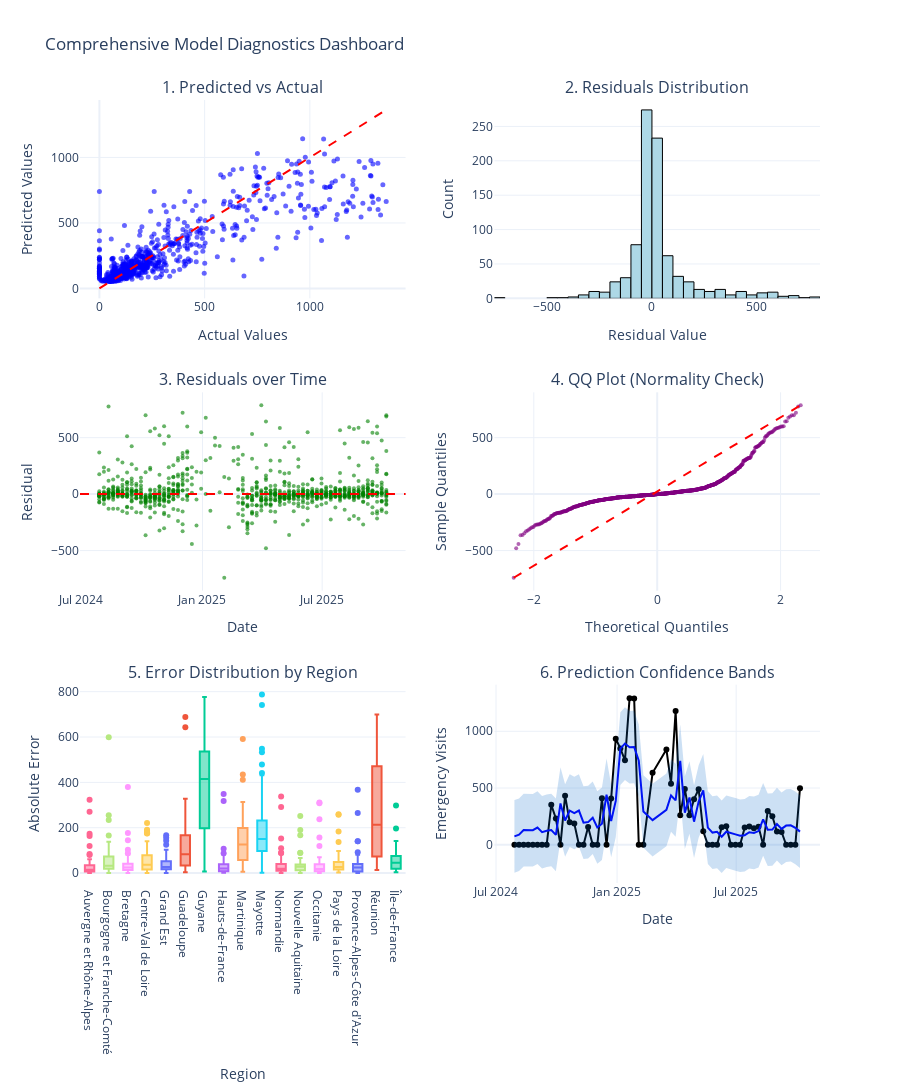

The notebook cell saved with this chart:
### Code cell
if XGB_AVAILABLE and df is not None and target_col and 'pred_xgb' in test.columns:
    print(" Creating Advanced Diagnostic Visualizations...\n")
    
    from scipy import stats
    
    # Create a comprehensive diagnostic dashboard
    fig = make_subplots(
        rows=3, cols=2,
        subplot_titles=(
            '1. Predicted vs Actual',
            '2. Residuals Distribution',
            '3. Residuals over Time',
            '4. QQ Plot (Normality Check)',
            '5. Error Distribution by Region',
            '6. Prediction Confidence Bands'
        ),
        specs=[
            [{'type': 'scatter'}, {'type': 'histogram'}],
            [{'type': 'scatter'}, {'type': 'scatter'}],
            [{'type': 'box'}, {'type': 'scatter'}]
        ],
        vertical_spacing=0.12,
        horizontal_spacing=0.12
    )
    
    # 1. Predicted vs Actual (Perfect prediction line)
    fig.add_trace(
        go.Scatter(
            x=y_test.values, 
            y=test_pred,
            mode='markers',
            marker=dict(color='blue', size=5, opacity=0.6),
            name='Predictions',
            showlegend=False
        ),
        row=1, col=1
    )
    
    # Perfect prediction line (45-degree)
    min_val = min(y_test.min(), test_pred.min())
    max_val = max(y_test.max(), test_pred.max())
    fig.add_trace(
        go.Scatter(
            x=[min_val, max_val],
            y=[min_val, max_val],
            mode='lines',
            line=dict(color='red', dash='dash', width=2),
            name='Perfect Prediction',
            showlegend=False
        ),
        row=1, col=1
    )
    
    # 2. Residuals Distribution (should be normal)
    residuals = y_test.values - test_pred
    fig.add_trace(
        go.Histogram(
            x=residuals,
            nbinsx=50,
            marker=dict(color='lightblue', line=dict(color='black', width=1)),
            name='Residuals',
            showlegend=False
        ),
        row=1, col=2
    )
    
    # 3. Residuals over Time (should be random)
    test_with_residuals = test.copy()
    test_with_residuals['residuals'] = residuals
    test_sorted = test_with_residuals.sort_values('date')
    
    fig.add_trace(
        go.Scatter(
            x=test_sorted['date'],
            y=test_sorted['residuals'],
            mode='markers',
            marker=dict(color='green', size=4, opacity=0.6),
            name='Residuals',
            showlegend=False
        ),
        row=2, col=1
    )
    
    # Add zero line
    fig.add_hline(y=0, line_dash='dash', line_color='red', row=2, col=1)
    
    # 4. QQ Plot (Quantile-Quantile for normality check)
    theoretical_quantiles = stats.norm.ppf(np.linspace(0.01, 0.99, len(residuals)))
    sample_quantiles = np.sort(residuals)
    
    fig.add_trace(
        go.Scatter(
            x=theoretical_quantiles,
            y=sample_quantiles,
            mode='markers',
            marker=dict(color='purple', size=4, opacity=0.6),
            name='QQ Plot',
            showlegend=False
        ),
        row=2, col=2
    )
    
    # QQ reference line
    fig.add_trace(
        go.Scatter(
            x=[theoretical_quantiles.min(), theoretical_quantiles.max()],
            y=[sample_quantiles.min(), sample_quantiles.max()],
            mode='lines',
            line=dict(color='red', dash='dash'),
            showlegend=False
        ),
        row=2, col=2
    )
    
    # 5. Error Distribution by Region (Box plot)
    test_with_errors = test.copy()
    test_with_errors['abs_error'] = np.abs(residuals)
    
    for region in test_with_errors['region'].unique():
        region_errors = test_with_errors[test_with_errors['region'] == region]['abs_error']
        fig.add_trace(
            go.Box(
                y=region_errors,
                name=region,
                showlegend=False
            ),
            row=3, col=1
        )
    
    # 6. Prediction Confidence Bands (time series with uncertainty)
    sample_region = test['region'].value_counts().index[0]
    test_sample = test[test['region'] == sample_region].sort_values('date')
    sample_residuals_std = residuals.std()
    
    fig.add_trace(
        go.Scatter(
            x=test_sample['date'],
            y=test_sample[target_col],
            mode='lines+markers',
            name='Actual',
            line=dict(color='black', width=2),
            showlegend=False
        ),
        row=3, col=2
    )
    
    fig.add_trace(
        go.Scatter(
            x=test_sample['date'],
            y=test_sample['pred_xgb'],
            mode='lines',
            name='Predicted',
            line=dict(color='blue', width=2),
            showlegend=False
        ),
        row=3, col=2
    )
    
    # Confidence bands (±2σ)
    fig.add_trace(
        go.Scatter(
            x=test_sample['date'],
            y=test_sample['pred_xgb'] + 2*sample_residuals_std,
            mode='lines',
            line=dict(width=0),
            showlegend=False,
            hoverinfo='skip'
        ),
        row=3, col=2
    )
    
    fig.add_trace(
        go.Scatter(
            x=test_sample['date'],
            y=test_sample['pred_xgb'] - 2*sample_residuals_std,
            mode='lines',
            fill='tonexty',
            fillcolor='rgba(0, 100, 200, 0.2)',
            line=dict(width=0),
            name='95% Confidence',
            showlegend=False
        ),
        row=3, col=2
    )
    
    # Update layout
    fig.update_xaxes(title_text="Actual Values", row=1, col=1)
    fig.update_yaxes(title_text="Predicted Values", row=1, col=1)
    
    fig.update_xaxes(title_text="Residual Value", row=1, col=2)
    fig.update_yaxes(title_text="Count", row=1, col=2)
    
    fig.update_xaxes(title_text="Date", row=2, col=1)
    fig.update_yaxes(title_text="Residual", row=2, col=1)
    
    fig.update_xaxes(title_text="Theoretical Quantiles", row=2, col=2)
    fig.update_yaxes(title_text="Sample Quantiles", row=2, col=2)
    
    fig.update_xaxes(title_text="Region", row=3, col=1)
    fig.update_yaxes(title_text="Absolute Error", row=3, col=1)
    
    fig.update_xaxes(title_text="Date", row=3, col=2)
    fig.update_yaxes(title_text="Emergency Visits", row=3, col=2)
    
    fig.update_layout(
        title_text=" Comprehensive Model Diagnostics Dashboard",
        height=1200,
        showlegend=False,
        template='plotly_white'
    )
    
    # Save and display
    viz_path = BASE_PATH / 'visualizations'
    viz_path.mkdir(exist_ok=True)
    fig.write_html(viz_path / 'model_diagnostics_dashboard.html')
    fig.show()
    
    print(" Saved: model_diagnostics_dashboard.html")
    
    # Statistical tests for residuals
    print("\n" + "="*80)
    print(" RESIDUAL DIAGNOSTICS")
    print("="*80)
    
    # Test for normality (Shapiro-Wilk test)
    # Use only a sample if dataset is too large
    if len(residuals) > 5000:
        sample_residuals = np.random.choice(residuals, 5000, replace=False)
    else:
        sample_residuals = residuals
    
    statistic, p_value = stats.shapiro(sample_residuals)
    print(f"\n1. Shapiro-Wilk Normality Test:")
    print(f"   Test statistic: {statistic:.4f}")
    print(f"   P-value: {p_value:.4f}")
    print(f"   Result: {' Residuals are normally distributed' if p_value > 0.05 else ' Residuals deviate from normal distribution'}")
    print(f"   (p > 0.05 indicates normality)")
    
    # Test for autocorrelation (Durbin-Watson)
    from statsmodels.stats.stattools import durbin_watson
    dw_stat = durbin_watson(residuals)
    print(f"\n2. Durbin-Watson Test (Autocorrelation):")
    print(f"   Test statistic: {dw_stat:.4f}")
    print(f"   Result: {' No significant autocorrelation' if 1.5 <= dw_stat <= 2.5 else ' Some autocorrelation present'}")
    print(f"   (Value near 2.0 indicates no autocorrelation)")
    
    # Homoscedasticity check
    print(f"\n3. Homoscedasticity (Constant variance):")
    # Split residuals into groups and compare variance
    n = len(residuals)
    first_half_var = np.var(residuals[:n//2])
    second_half_var = np.var(residuals[n//2:])
    variance_ratio = max(first_half_var, second_half_var) / min(first_half_var, second_half_var)
    print(f"   Variance ratio (first/second half): {variance_ratio:.2f}")
    print(f"   Result: {' Variance is constant' if variance_ratio < 2 else ' Heteroscedasticity detected'}")
    print(f"   (Ratio < 2 indicates homoscedasticity)")
    
    # Mean residual (should be close to 0)
    print(f"\n4. Bias Check:")
    print(f"   Mean residual: {residuals.mean():.4f}")
    print(f"   Result: {' Model is unbiased' if abs(residuals.mean()) < residuals.std()/10 else ' Model has bias'}")
    print(f"   (Should be close to 0)")
    
    print("\n" + "="*80)

### Figure 1 — Plotly figure (JSON) as saved in the notebook; plotly's stock layout.template omitted (floating-point values rounded to 4 significant figures; data arrays with more than 128 entries replaced by an {"elided": "..."} marker saying what was removed)
{"data": [{"marker": {"color": "blue", "opacity": 0.6, "size": 5}, "mode": "markers", "name": "Predictions", "showlegend": false, "type": "scatter", "x": {"elided": "869 float values"}, "xaxis": "x", "y": {"elided": "869 float values"}, "yaxis": "y"}, {"line": {"color": "red", "dash": "dash", "width": 2}, "mode": "lines", "name": "Perfect Prediction", "showlegend": false, "type": "scatter", "x": [0.0, 1363.0], "xaxis": "x", "y": [0.0, 1363.0], "yaxis": "y"}, {"marker": {"color": "lightblue", "line": {"color": "black", "width": 1}}, "name": "Residuals", "nbinsx": 50, "showlegend": false, "type": "histogram", "x": {"elided": "869 float values"}, "xaxis": "x2", "yaxis": "y2"}, {"marker": {"color": "green", "opacity": 0.6, "size": 4}, "mode": "markers", "name": "Residuals", "showlegend": false, "type": "scatter", "x": {"elided": "869 str values"}, "xaxis": "x3", "y": {"elided": "869 float values"}, "yaxis": "y3"}, {"marker": {"color": "purple", "opacity": 0.6, "size": 4}, "mode": "markers", "name": "QQ Plot", "showlegend": false, "type": "scatter", "x": {"elided": "869 float values"}, "xaxis": "x4", "y": {"elided": "869 float values"}, "yaxis": "y4"}, {"line": {"color": "red", "dash": "dash"}, "mode": "lines", "showlegend": false, "type": "scatter", "x": [-2.326, 2.326], "xaxis": "x4", "y": [-740.8, 787.3], "yaxis": "y4"}, {"name": "Auvergne et Rhône-Alpes", "showlegend": false, "type": "box", "xaxis": "x5", "y": [18.63, 4.694, 10.42, 14.56, 23.31, 4.802, 6.411, 2.573, 15.54, 0.3259, 4.661, 8.76, 29.07, 10.78, 49.59, 5.055, 34.28, 84.49, 80.19, 323.4, 119.9, 270.3, 173.8, 164.1, 60.16, 44.14, 6.985, 13.59, 23.05, 10.78, 36.92, 0.4197, 17.88, 7.891, 21.03, 6.764, 14.39, 29.86, 6.804, 8.395, 5.96, 18.05, 2.917, 26.81, 24.22, 11.15, 3.986, 14.7, 34.27, 11.69, 2.768, 61.38], "yaxis": "y5"}, {"name": "Bourgogne et Franche-Comté", "showlegend": false, "type": "box", "xaxis": "x5", "y": [3.95, 41.98, 18.86, 29.69, 0.008986, 0.3366, 50.11, 138.7, 28.03, 13.46, 79.46, 29.69, 20.25, 55.18, 66.32, 63.7, 3.574, 67.45, 90.45, 598.8, 42.94, 93.07, 54.23, 234.0, 112.4, 165.7, 2.232, 55.2, 8.866, 86.97, 32.35, 36.48, 21.2, 20.88, 29.47, 18.71, 25.74, 36.92, 18.17, 19.29, 23.87, 24.61, 31.5, 0.1763, 5.244, 22.15, 18.69, 78.76, 108.5, 255.5, 133.2, 36.43], "yaxis": "y5"}, {"name": "Bretagne", "showlegend": false, "type": "box", "xaxis": "x5", "y": [9.604, 41.21, 28.38, 29.43, 16.11, 8.014, 18.24, 13.75, 7.113, 0.6149, 19.44, 18.41, 30.5, 43.02, 3.237, 45.97, 36.58, 21.92, 33.14, 379.1, 176.8, 36.34, 28.65, 56.37, 102.9, 145.3, 11.71, 29.69, 5.804, 41.58, 19.82, 15.01, 2.221, 7.168, 87.06, 80.44, 71.23, 19.22, 30.78, 1.608, 24.46, 24.41, 43.23, 20.25, 32.9, 8.331, 20.26, 12.69, 24.42, 14.52, 9.149, 67.89, 21.86], "yaxis": "y5"}, {"name": "Centre-Val de Loire", "showlegend": false, "type": "box", "xaxis": "x5", "y": [69.8, 21.32, 19.86, 4.887, 9.257, 13.51, 191.5, 58.77, 7.159, 77.25, 59.5, 30.35, 36.42, 39.43, 178.6, 99.24, 12.84, 140.2, 45.33, 174.9, 24.12, 186.4, 105.4, 31.73, 100.1, 9.451, 23.93, 71.22, 54.77, 15.86, 42.24, 97.27, 0.4848, 83.12, 56.87, 6.003, 27.83, 6.958, 13.18, 50.37, 50.83, 16.88, 24.18, 19.86, 27.27, 24.93, 1.979, 0.7872, 55.46, 83.09, 221.0, 11.19, 175.4], "yaxis": "y5"}, {"name": "Grand Est", "showlegend": false, "type": "box", "xaxis": "x5", "y": [1.839, 7.674, 38.44, 40.5, 0.5375, 24.38, 24.08, 28.51, 73.31, 52.21, 62.71, 35.74, 73.33, 0.6012, 45.41, 23.33, 47.75, 155.6, 166.8, 142.3, 34.06, 96.64, 13.91, 52.45, 125.4, 103.2, 41.31, 26.14, 43.04, 7.152, 21.86, 19.7, 0.3788, 30.4, 27.23, 19.77, 0.8551, 6.891, 24.26, 19.99, 13.68, 49.46, 17.16, 53.83, 23.8, 10.25, 0.4214, 27.01, 72.79, 80.86, 17.39], "yaxis": "y5"}, {"name": "Guadeloupe", "showlegend": false, "type": "box", "xaxis": "x5", "y": [21.58, 43.31, 118.8, 58.06, 34.27, 83.27, 168.3, 32.16, 161.4, 28.07, 109.5, 232.6, 39.6, 321.2, 164.9, 69.45, 149.5, 16.39, 327.9, 52.36, 11.83, 643.2, 298.7, 10.4, 295.9, 105.0, 186.8, 82.43, 46.82, 75.21, 125.3, 130.7, 30.57, 139.1, 25.7, 224.4, 31.6, 111.5, 27.14, 57.33, 37.88, 3.748, 70.21, 123.4, 317.8, 215.6, 30.47, 688.6], "yaxis": "y5"}, {"name": "Guyane", "showlegend": false, "type": "box", "xaxis": "x5", "y": [369.1, 776.2, 49.76, 156.1, 58.08, 513.5, 424.1, 112.1, 193.8, 207.6, 6.558, 172.5, 446.2, 319.5, 721.2, 13.86, 238.1, 585.0, 414.6, 459.6, 417.0, 565.8, 447.3, 321.2, 576.2, 254.4, 270.2, 456.2, 543.4, 599.1, 698.0], "yaxis": "y5"}, {"name": "Hauts-de-France", "showlegend": false, "type": "box", "xaxis": "x5", "y": [16.72, 11.44, 11.89, 13.53, 7.247, 2.368, 22.51, 87.84, 39.81, 33.64, 38.43, 1.016, 44.77, 22.99, 107.8, 15.49, 80.23, 72.5, 317.9, 349.1, 20.82, 54.12, 59.77, 23.45, 82.2, 9.6, 2.973, 63.52, 20.26, 24.84, 5.636, 3.925, 17.61, 31.11, 20.35, 2.412, 21.34, 2.779, 5.784, 2.085, 8.257, 11.42, 16.43, 2.298, 25.29, 2.229, 20.23, 21.94, 15.56, 8.157, 51.86], "yaxis": "y5"}, {"name": "Martinique", "showlegend": false, "type": "box", "xaxis": "x5", "y": [11.11, 198.4, 42.12, 130.2, 57.6, 127.3, 116.2, 36.98, 92.28, 165.3, 79.5, 125.6, 163.3, 95.58, 30.89, 237.1, 132.3, 40.9, 267.5, 220.7, 142.9, 278.5, 191.7, 300.5, 411.1, 313.3, 33.95, 434.8, 152.2, 245.0, 5.614, 79.23, 68.21, 44.33, 241.5, 49.89, 234.2, 57.59, 20.71, 92.99, 28.02, 19.86, 119.3, 186.5, 139.4, 591.6, 194.8, 219.2, 70.42, 87.54, 115.7, 151.2, 60.62, 162.4], "yaxis": "y5"}, {"name": "Mayotte", "showlegend": false, "type": "box", "xaxis": "x5", "y": [74.46, 88.52, 129.4, 129.3, 128.5, 151.6, 111.1, 124.0, 221.7, 144.3, 363.8, 219.1, 101.8, 91.71, 301.9, 194.9, 44.16, 238.7, 152.9, 225.0, 441.1, 197.9, 548.4, 1.791, 147.1, 431.1, 426.2, 740.8, 292.7, 417.3, 532.7, 104.4, 787.3, 479.1, 208.5, 156.7, 197.9, 108.6, 361.3, 151.2, 107.3, 114.0, 84.36, 48.18, 106.7, 92.0, 79.37, 66.65, 50.11, 41.96, 37.79, 223.5, 165.4, 117.0, 64.82, 27.06, 169.3, 172.0, 149.3, 382.0], "yaxis": "y5"}, {"name": "Normandie", "showlegend": false, "type": "box", "xaxis": "x5", "y": [19.1, 1.223, 28.61, 8.713, 19.62, 7.719, 83.6, 50.82, 0.3307, 8.802, 38.07, 109.7, 51.62, 12.44, 25.43, 33.17, 152.9, 19.38, 337.9, 76.14, 88.53, 291.8, 15.01, 2.385, 11.5, 55.28, 89.13, 9.545, 40.26, 21.19, 17.72, 8.941, 32.32, 12.67, 38.07, 12.35, 40.27, 10.22, 10.51, 7.194, 18.48, 3.209, 30.08, 15.69, 2.215, 33.34, 24.02, 51.05, 27.83, 3.989, 6.904, 13.92], "yaxis": "y5"}, {"name": "Nouvelle Aquitaine", "showlegend": false, "type": "box", "xaxis": "x5", "y": [25.07, 27.44, 3.581, 7.163, 21.18, 31.93, 26.87, 21.95, 30.68, 67.06, 67.0, 60.9, 23.9, 60.08, 11.08, 23.9, 33.92, 89.67, 31.58, 7.652, 28.4, 251.6, 166.8, 189.5, 50.29, 51.27, 33.41, 31.34, 25.48, 33.67, 34.78, 22.13, 13.39, 3.563, 9.817, 3.739, 40.92, 24.5, 24.41, 30.71, 29.3, 10.43, 21.48, 10.45, 29.24, 0.07164, 7.124, 27.75, 9.007, 0.7225, 47.73, 88.12], "yaxis": "y5"}, {"name": "Occitanie", "showlegend": false, "type": "box", "xaxis": "x5", "y": [5.999, 3.995, 11.26, 1.283, 33.05, 3.239, 6.089, 25.21, 36.89, 23.62, 28.42, 66.8, 18.49, 41.01, 13.72, 17.65, 21.68, 0.7416, 119.5, 38.28, 307.9, 237.4, 311.4, 156.9, 11.81, 43.64, 51.32, 4.635, 42.71, 69.72, 17.06, 38.35, 8.474, 4.998, 10.36, 3.646, 17.79, 25.4, 0.3529, 7.066, 13.18, 11.7, 22.48, 7.737, 6.879, 15.02, 38.68, 12.36, 49.45, 1.6, 9.191, 60.43, 22.42], "yaxis": "y5"}, {"name": "Pays de la Loire", "showlegend": false, "type": "box", "xaxis": "x5", "y": [44.78, 52.63, 16.95, 6.576, 44.44, 18.17, 42.68, 64.33, 30.67, 36.35, 22.62, 23.94, 17.68, 69.03, 55.37, 48.21, 20.36, 28.38, 183.4, 21.29, 44.58, 136.6, 259.1, 257.3, 11.97, 97.45, 91.97, 51.54, 6.409, 25.25, 18.31, 34.43, 11.98, 9.353, 27.02, 6.823, 10.25, 42.85, 41.64, 4.575, 30.42, 8.085, 58.76, 2.831, 6.175, 19.03, 24.1, 13.31, 37.25, 11.43, 18.03, 17.13, 93.74], "yaxis": "y5"}, {"name": "Provence-Alpes-Côte d'Azur", "showlegend": false, "type": "box", "xaxis": "x5", "y": [6.335, 12.94, 39.69, 4.846, 24.82, 5.722, 3.057, 10.87, 33.2, 2.19, 49.08, 26.64, 12.27, 26.96, 4.828, 24.86, 21.25, 33.09, 139.9, 367.0, 265.2, 80.48, 2.671, 39.11, 72.97, 53.67, 140.2, 92.11, 0.0267, 29.13, 29.08, 11.65, 4.502, 11.23, 34.55, 12.95, 7.74, 2.367, 31.85, 12.81, 0.5634, 3.428, 39.99, 15.87, 11.25, 29.16, 30.01, 51.46, 10.41, 8.999, 66.95, 53.16, 1.124], "yaxis": "y5"}, {"name": "Réunion", "showlegend": false, "type": "box", "xaxis": "x5", "y": [176.0, 235.2, 213.1, 13.26, 306.9, 280.2, 106.2, 264.1, 699.6, 555.9, 582.3, 520.5, 602.2, 513.3, 255.9, 174.4, 365.0, 121.1, 85.91, 46.99, 46.59, 677.1, 319.6, 499.1, 17.0, 152.3, 138.7, 295.5, 39.49, 71.94, 346.2, 40.83, 98.73, 26.75, 47.02, 45.87, 75.72, 28.78, 183.4, 71.05, 71.5, 308.5, 269.5, 547.9, 129.0, 588.4, 461.3, 644.7, 539.8, 474.4, 179.9], "yaxis": "y5"}, {"name": "Île-de-France", "showlegend": false, "type": "box", "xaxis": "x5", "y": [10.88, 58.69, 21.3, 66.61, 17.59, 26.8, 104.6, 114.4, 23.44, 75.77, 50.7, 41.27, 10.9, 65.32, 50.93, 141.1, 93.55, 297.9, 82.27, 110.3, 14.88, 49.85, 34.36, 15.3, 29.41, 5.046, 96.64, 37.63, 11.91, 25.18, 64.56, 25.64, 8.181, 15.37, 19.11, 4.184, 63.88, 3.364, 54.47, 33.37, 56.24, 38.09, 52.59, 60.36, 38.35, 91.56, 82.08, 196.2, 102.3, 7.734], "yaxis": "y5"}, {"line": {"color": "black", "width": 2}, "mode": "lines+markers", "name": "Actual", "showlegend": false, "type": "scatter", "x": ["2024-07-29T00:00:00.000000000", "2024-08-05T00:00:00.000000000", "2024-08-12T00:00:00.000000000", "2024-08-19T00:00:00.000000000", "2024-08-26T00:00:00.000000000", "2024-09-02T00:00:00.000000000", "2024-09-09T00:00:00.000000000", "2024-09-16T00:00:00.000000000", "2024-09-23T00:00:00.000000000", "2024-09-30T00:00:00.000000000", "2024-10-07T00:00:00.000000000", "2024-10-14T00:00:00.000000000", "2024-10-21T00:00:00.000000000", "2024-10-28T00:00:00.000000000", "2024-11-04T00:00:00.000000000", "2024-11-11T00:00:00.000000000", "2024-11-18T00:00:00.000000000", "2024-11-25T00:00:00.000000000", "2024-12-02T00:00:00.000000000", "2024-12-09T00:00:00.000000000", "2024-12-16T00:00:00.000000000", "2024-12-23T00:00:00.000000000", "2024-12-30T00:00:00.000000000", "2025-01-06T00:00:00.000000000", "2025-01-13T00:00:00.000000000", "2025-01-20T00:00:00.000000000", "2025-01-27T00:00:00.000000000", "2025-02-03T00:00:00.000000000", "2025-02-10T00:00:00.000000000", "2025-02-24T00:00:00.000000000", "2025-03-17T00:00:00.000000000", "2025-03-24T00:00:00.000000000", "2025-03-31T00:00:00.000000000", "2025-04-07T00:00:00.000000000", "2025-04-14T00:00:00.000000000", "2025-04-21T00:00:00.000000000", "2025-04-28T00:00:00.000000000", "2025-05-05T00:00:00.000000000", "2025-05-12T00:00:00.000000000", "2025-05-19T00:00:00.000000000", "2025-05-26T00:00:00.000000000", "2025-06-02T00:00:00.000000000", "2025-06-09T00:00:00.000000000", "2025-06-16T00:00:00.000000000", "2025-06-23T00:00:00.000000000", "2025-06-30T00:00:00.000000000", "2025-07-07T00:00:00.000000000", "2025-07-14T00:00:00.000000000", "2025-07-21T00:00:00.000000000", "2025-07-28T00:00:00.000000000", "2025-08-04T00:00:00.000000000", "2025-08-11T00:00:00.000000000", "2025-08-18T00:00:00.000000000", "2025-08-25T00:00:00.000000000", "2025-09-01T00:00:00.000000000", "2025-09-08T00:00:00.000000000", "2025-09-15T00:00:00.000000000", "2025-09-22T00:00:00.000000000", "2025-09-29T00:00:00.000000000", "2025-10-06T00:00:00.000000000"], "xaxis": "x6", "y": [0.0, 0.0, 0.0, 0.0, 0.0, 0.0, 0.0, 0.0, 352.1, 232.0, 0.0, 432.9, 199.2, 188.0, 0.0, 0.0, 155.8, 0.0, 0.0, 409.8, 0.0, 407.3, 934.6, 849.3, 744.4, 1290.0, 1288.0, 0.0, 0.0, 634.2, 840.3, 538.6, 1178.0, 260.4, 491.4, 259.7, 401.6, 489.6, 119.0, 0.0, 0.0, 0.0, 155.0, 163.1, 0.0, 0.0, 0.0, 151.3, 160.8, 146.6, 158.7, 0.0, 298.1, 251.3, 117.4, 112.7, 0.0, 0.0, 0.0, 498.1], "yaxis": "y6"}, {"line": {"color": "blue", "width": 2}, "mode": "lines", "name": "Predicted", "showlegend": false, "type": "scatter", "x": ["2024-07-29T00:00:00.000000000", "2024-08-05T00:00:00.000000000", "2024-08-12T00:00:00.000000000", "2024-08-19T00:00:00.000000000", "2024-08-26T00:00:00.000000000", "2024-09-02T00:00:00.000000000", "2024-09-09T00:00:00.000000000", "2024-09-16T00:00:00.000000000", "2024-09-23T00:00:00.000000000", "2024-09-30T00:00:00.000000000", "2024-10-07T00:00:00.000000000", "2024-10-14T00:00:00.000000000", "2024-10-21T00:00:00.000000000", "2024-10-28T00:00:00.000000000", "2024-11-04T00:00:00.000000000", "2024-11-11T00:00:00.000000000", "2024-11-18T00:00:00.000000000", "2024-11-25T00:00:00.000000000", "2024-12-02T00:00:00.000000000", "2024-12-09T00:00:00.000000000", "2024-12-16T00:00:00.000000000", "2024-12-23T00:00:00.000000000", "2024-12-30T00:00:00.000000000", "2025-01-06T00:00:00.000000000", "2025-01-13T00:00:00.000000000", "2025-01-20T00:00:00.000000000", "2025-01-27T00:00:00.000000000", "2025-02-03T00:00:00.000000000", "2025-02-10T00:00:00.000000000", "2025-02-24T00:00:00.000000000", "2025-03-17T00:00:00.000000000", "2025-03-24T00:00:00.000000000", "2025-03-31T00:00:00.000000000", "2025-04-07T00:00:00.000000000", "2025-04-14T00:00:00.000000000", "2025-04-21T00:00:00.000000000", "2025-04-28T00:00:00.000000000", "2025-05-05T00:00:00.000000000", "2025-05-12T00:00:00.000000000", "2025-05-19T00:00:00.000000000", "2025-05-26T00:00:00.000000000", "2025-06-02T00:00:00.000000000", "2025-06-09T00:00:00.000000000", "2025-06-16T00:00:00.000000000", "2025-06-23T00:00:00.000000000", "2025-06-30T00:00:00.000000000", "2025-07-07T00:00:00.000000000", "2025-07-14T00:00:00.000000000", "2025-07-21T00:00:00.000000000", "2025-07-28T00:00:00.000000000", "2025-08-04T00:00:00.000000000", "2025-08-11T00:00:00.000000000", "2025-08-18T00:00:00.000000000", "2025-08-25T00:00:00.000000000", "2025-09-01T00:00:00.000000000", "2025-09-08T00:00:00.000000000", "2025-09-15T00:00:00.000000000", "2025-09-22T00:00:00.000000000", "2025-09-29T00:00:00.000000000", "2025-10-06T00:00:00.000000000"], "xaxis": "x6", "y": [74.46, 88.52, 129.4, 129.3, 128.5, 151.6, 111.1, 124.0, 130.4, 87.75, 363.8, 213.8, 301.0, 279.7, 301.9, 194.9, 199.9, 238.7, 152.9, 184.9, 441.1, 209.4, 386.1, 847.5, 891.5, 859.2, 861.3, 740.8, 292.7, 216.9, 307.6, 434.2, 390.9, 739.5, 282.9, 416.4, 203.7, 381.0, 480.3, 151.2, 107.3, 114.0, 70.68, 115.0, 106.7, 92.0, 79.37, 84.63, 110.7, 104.7, 120.9, 223.5, 132.7, 134.3, 182.2, 139.8, 169.3, 172.0, 149.3, 116.1], "yaxis": "y6"}, {"hoverinfo": "skip", "line": {"width": 0}, "mode": "lines", "showlegend": false, "type": "scatter", "x": ["2024-07-29T00:00:00.000000000", "2024-08-05T00:00:00.000000000", "2024-08-12T00:00:00.000000000", "2024-08-19T00:00:00.000000000", "2024-08-26T00:00:00.000000000", "2024-09-02T00:00:00.000000000", "2024-09-09T00:00:00.000000000", "2024-09-16T00:00:00.000000000", "2024-09-23T00:00:00.000000000", "2024-09-30T00:00:00.000000000", "2024-10-07T00:00:00.000000000", "2024-10-14T00:00:00.000000000", "2024-10-21T00:00:00.000000000", "2024-10-28T00:00:00.000000000", "2024-11-04T00:00:00.000000000", "2024-11-11T00:00:00.000000000", "2024-11-18T00:00:00.000000000", "2024-11-25T00:00:00.000000000", "2024-12-02T00:00:00.000000000", "2024-12-09T00:00:00.000000000", "2024-12-16T00:00:00.000000000", "2024-12-23T00:00:00.000000000", "2024-12-30T00:00:00.000000000", "2025-01-06T00:00:00.000000000", "2025-01-13T00:00:00.000000000", "2025-01-20T00:00:00.000000000", "2025-01-27T00:00:00.000000000", "2025-02-03T00:00:00.000000000", "2025-02-10T00:00:00.000000000", "2025-02-24T00:00:00.000000000", "2025-03-17T00:00:00.000000000", "2025-03-24T00:00:00.000000000", "2025-03-31T00:00:00.000000000", "2025-04-07T00:00:00.000000000", "2025-04-14T00:00:00.000000000", "2025-04-21T00:00:00.000000000", "2025-04-28T00:00:00.000000000", "2025-05-05T00:00:00.000000000", "2025-05-12T00:00:00.000000000", "2025-05-19T00:00:00.000000000", "2025-05-26T00:00:00.000000000", "2025-06-02T00:00:00.000000000", "2025-06-09T00:00:00.000000000", "2025-06-16T00:00:00.000000000", "2025-06-23T00:00:00.000000000", "2025-06-30T00:00:00.000000000", "2025-07-07T00:00:00.000000000", "2025-07-14T00:00:00.000000000", "2025-07-21T00:00:00.000000000", "2025-07-28T00:00:00.000000000", "2025-08-04T00:00:00.000000000", "2025-08-11T00:00:00.000000000", "2025-08-18T00:00:00.000000000", "2025-08-25T00:00:00.000000000", "2025-09-01T00:00:00.000000000", "2025-09-08T00:00:00.000000000", "2025-09-15T00:00:00.000000000", "2025-09-22T00:00:00.000000000", "2025-09-29T00:00:00.000000000", "2025-10-06T00:00:00.000000000"], "xaxis": "x6", "y": [394.3, 408.3, 449.2, 449.2, 448.4, 471.4, 430.9, 443.8, 450.3, 407.6, 683.7, 533.7, 620.9, 599.5, 621.7, 514.7, 519.8, 558.5, 472.7, 504.7, 761.0, 529.2, 706.0, 1167.0, 1211.0, 1179.0, 1181.0, 1061.0, 612.6, 536.8, 627.5, 754.1, 710.8, 1059.0, 602.8, 736.2, 523.5, 700.9, 800.1, 471.0, 427.2, 433.8, 390.5, 434.8, 426.6, 411.8, 399.2, 404.5, 430.5, 424.5, 440.8, 543.4, 452.5, 454.1, 502.0, 459.6, 489.2, 491.8, 469.1, 436.0], "yaxis": "y6"}, {"fill": "tonexty", "fillcolor": "rgba(0, 100, 200, 0.2)", "line": {"width": 0}, "mode": "lines", "name": "95% Confidence", "showlegend": false, "type": "scatter", "x": ["2024-07-29T00:00:00.000000000", "2024-08-05T00:00:00.000000000", "2024-08-12T00:00:00.000000000", "2024-08-19T00:00:00.000000000", "2024-08-26T00:00:00.000000000", "2024-09-02T00:00:00.000000000", "2024-09-09T00:00:00.000000000", "2024-09-16T00:00:00.000000000", "2024-09-23T00:00:00.000000000", "2024-09-30T00:00:00.000000000", "2024-10-07T00:00:00.000000000", "2024-10-14T00:00:00.000000000", "2024-10-21T00:00:00.000000000", "2024-10-28T00:00:00.000000000", "2024-11-04T00:00:00.000000000", "2024-11-11T00:00:00.000000000", "2024-11-18T00:00:00.000000000", "2024-11-25T00:00:00.000000000", "2024-12-02T00:00:00.000000000", "2024-12-09T00:00:00.000000000", "2024-12-16T00:00:00.000000000", "2024-12-23T00:00:00.000000000", "2024-12-30T00:00:00.000000000", "2025-01-06T00:00:00.000000000", "2025-01-13T00:00:00.000000000", "2025-01-20T00:00:00.000000000", "2025-01-27T00:00:00.000000000", "2025-02-03T00:00:00.000000000", "2025-02-10T00:00:00.000000000", "2025-02-24T00:00:00.000000000", "2025-03-17T00:00:00.000000000", "2025-03-24T00:00:00.000000000", "2025-03-31T00:00:00.000000000", "2025-04-07T00:00:00.000000000", "2025-04-14T00:00:00.000000000", "2025-04-21T00:00:00.000000000", "2025-04-28T00:00:00.000000000", "2025-05-05T00:00:00.000000000", "2025-05-12T00:00:00.000000000", "2025-05-19T00:00:00.000000000", "2025-05-26T00:00:00.000000000", "2025-06-02T00:00:00.000000000", "2025-06-09T00:00:00.000000000", "2025-06-16T00:00:00.000000000", "2025-06-23T00:00:00.000000000", "2025-06-30T00:00:00.000000000", "2025-07-07T00:00:00.000000000", "2025-07-14T00:00:00.000000000", "2025-07-21T00:00:00.000000000", "2025-07-28T00:00:00.000000000", "2025-08-04T00:00:00.000000000", "2025-08-11T00:00:00.000000000", "2025-08-18T00:00:00.000000000", "2025-08-25T00:00:00.000000000", "2025-09-01T00:00:00.000000000", "2025-09-08T00:00:00.000000000", "2025-09-15T00:00:00.000000000", "2025-09-22T00:00:00.000000000", "2025-09-29T00:00:00.000000000", "2025-10-06T00:00:00.000000000"], "xaxis": "x6", "y": [-245.4, -231.3, -190.4, -190.5, -191.3, -168.2, -208.8, -195.8, -189.4, -232.1, 44.02, -106.0, -18.8, -40.15, -17.96, -125.0, -119.9, -81.15, -167.0, -134.9, 121.3, -110.4, 66.31, 527.6, 571.6, 539.4, 541.5, 421.0, -27.08, -102.9, -12.2, 114.4, 71.11, 419.7, -36.89, 96.59, -116.2, 61.21, 160.5, -168.6, -212.5, -205.8, -249.1, -204.9, -213.1, -227.8, -240.5, -235.2, -209.2, -215.2, -198.9, -96.3, -187.2, -185.6, -137.6, -180.0, -150.5, -147.8, -170.6, -203.7], "yaxis": "y6"}], "layout": {"annotations": [{"font": {"size": 16}, "showarrow": false, "text": "1. Predicted vs Actual", "x": 0.22, "xanchor": "center", "xref": "paper", "y": 1.0, "yanchor": "bottom", "yref": "paper"}, {"font": {"size": 16}, "showarrow": false, "text": "2. Residuals Distribution", "x": 0.78, "xanchor": "center", "xref": "paper", "y": 1.0, "yanchor": "bottom", "yref": "paper"}, {"font": {"size": 16}, "showarrow": false, "text": "3. Residuals over Time", "x": 0.22, "xanchor": "center", "xref": "paper", "y": 0.6267, "yanchor": "bottom", "yref": "paper"}, {"font": {"size": 16}, "showarrow": false, "text": "4. QQ Plot (Normality Check)", "x": 0.78, "xanchor": "center", "xref": "paper", "y": 0.6267, "yanchor": "bottom", "yref": "paper"}, {"font": {"size": 16}, "showarrow": false, "text": "5. Error Distribution by Region", "x": 0.22, "xanchor": "center", "xref": "paper", "y": 0.2533, "yanchor": "bottom", "yref": "paper"}, {"font": {"size": 16}, "showarrow": false, "text": "6. Prediction Confidence Bands", "x": 0.78, "xanchor": "center", "xref": "paper", "y": 0.2533, "yanchor": "bottom", "yref": "paper"}], "height": 1200, "shapes": [{"line": {"color": "red", "dash": "dash"}, "type": "line", "x0": 0, "x1": 1, "xref": "x3 domain", "y0": 0, "y1": 0, "yref": "y3"}], "showlegend": false, "title": {"text": " Comprehensive Model Diagnostics Dashboard"}, "xaxis": {"anchor": "y", "domain": [0.0, 0.44], "title": {"text": "Actual Values"}}, "xaxis2": {"anchor": "y2", "domain": [0.56, 1.0], "title": {"text": "Residual Value"}}, "xaxis3": {"anchor": "y3", "domain": [0.0, 0.44], "title": {"text": "Date"}}, "xaxis4": {"anchor": "y4", "domain": [0.56, 1.0], "title": {"text": "Theoretical Quantiles"}}, "xaxis5": {"anchor": "y5", "domain": [0.0, 0.44], "title": {"text": "Region"}}, "xaxis6": {"anchor": "y6", "domain": [0.56, 1.0], "title": {"text": "Date"}}, "yaxis": {"anchor": "x", "domain": [0.7467, 1.0], "title": {"text": "Predicted Values"}}, "yaxis2": {"anchor": "x2", "domain": [0.7467, 1.0], "title": {"text": "Count"}}, "yaxis3": {"anchor": "x3", "domain": [0.3733, 0.6267], "title": {"text": "Residual"}}, "yaxis4": {"anchor": "x4", "domain": [0.3733, 0.6267], "title": {"text": "Sample Quantiles"}}, "yaxis5": {"anchor": "x5", "domain": [0.0, 0.2533], "title": {"text": "Absolute Error"}}, "yaxis6": {"anchor": "x6", "domain": [0.0, 0.2533], "title": {"text": "Emergency Visits"}}}}
